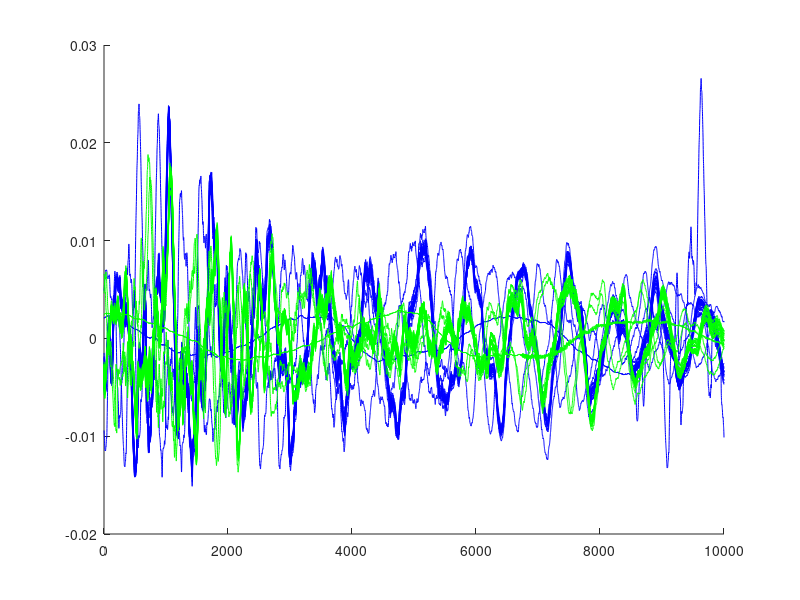
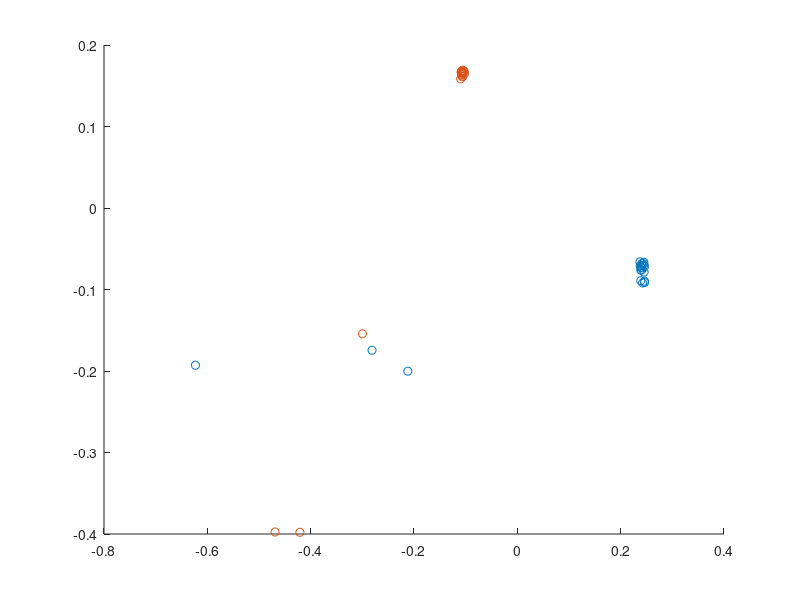

MATLAB code to generate these figures, in order:
left = load('DeskPosition1.mat');
right = load('DeskPosition2.mat');

cutlength = 10000; % in samples
recAmount = length(right.recordings) + length(left.recordings)

sounds = zeros(recAmount, length(left.recordings(1).sound));
cutsounds = zeros(recAmount, cutlength);

for lr = 1:length(left.recordings)
    sounds(lr,:) = left.recordings(lr).sound;
end
for rr = 1:length(right.recordings)
    sounds(lr+rr, :) = right.recordings(rr).sound;
end


for r = 1:recAmount
   % determine base noise variance assuming minimum 100msec delay between
   % recording and playback
   recording = sounds(r, :);
   
   for(k = 1:length(recording)) % cut silence out
       if recording(k) > 1e-10
           break
       end
   end
   
   % mean absolute noise level
   MANL = 1/4410*sum(abs(recording(k:k+4410)));
   thresh = 7*MANL; % cut threshold
   
   for k = 1:length(recording)
       if abs(recording(k)) > thresh
           recording = recording(k:k+cutlength-1);
           break
       end
   end
   
   cutsounds(r,:) = recording;
    
end

%% Time Series

figure(19);
hold all;
for r = 1:20
    plot(cutsounds(r,:), 'b')
end
for r = 21:40
    plot(cutsounds(r,:), 'g')
end

%% PCA

figure(20);
[COEFF, SCORE, LATENT] = pca(cutsounds);
hold all
scatter(SCORE(1:20,1), SCORE(1:20,2));
scatter(SCORE(21:40,1), SCORE(21:40,2));

